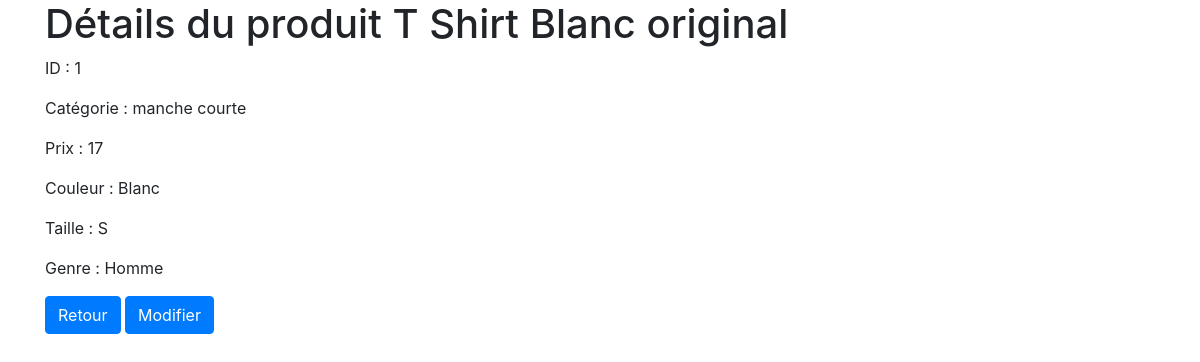
Page /DetailsProduct.php?id=1 on the committed database.
### tables this page shows
CREATE TABLE `products` (
  `id` int NOT NULL,
  `name` varchar(255) NOT NULL,
  `price` int NOT NULL DEFAULT '0',
  `categorie` text,
  `size` text NOT NULL,
  `color` text NOT NULL,
  `sexe` text
);

### DetailsProduct.php (the view, shortened to what this page needs)
<?php
if(isset($_GET['id']) && !empty($_GET['id'])){
    require_once('connect.php');
    $id = strip_tags($_GET['id']);
    $sql = 'SELECT * FROM `products` WHERE `id` = :id;';
    $query = $db->prepare($sql);
    $query->bindValue(':id', $id, PDO::PARAM_INT);
    $query->execute();
    $produit = $query->fetch();
}else{
    $_SESSION['erreur'] = "URL invalide";
    header('Location: AdminProducts.php');
}
?>
<!DOCTYPE html>
<html lang="fr">
<head>
    <link rel="stylesheet" href="https://stackpath.bootstrapcdn.com/bootstrap/4.4.1/css/bootstrap.min.css">
</head>
<body>
    <main class="container">
        <div class="row">
            <section class="col-12">
                <h1>Détails du produit <?= $produit['name'] ?></h1>
                <p>ID : <?= $produit['id'] ?></p>
                <p>Catégorie : <?= $produit['categorie'] ?></p>
                <p>Prix : <?= $produit['price'] ?></p>
                <p>Couleur : <?= $produit['color'] ?></p>
                <p>Taille : <?= $produit['size'] ?></p>
                <p>Genre : <?= $produit['sexe'] ?></p>
                <p><a href="AdminProducts.php" class="btn btn-primary">Retour</a> <a href="EditProduct.php?id=<?= $produit['id'] ?>" class="btn btn-primary">Modifier</a></p>
            </section>
        </div>
    </main>
</body>
</html>

### rows in the picture
products: name "T Shirt Blanc original", id "1", categorie "manche courte", price "17", color "Blanc", size "S", sexe "Homme"
